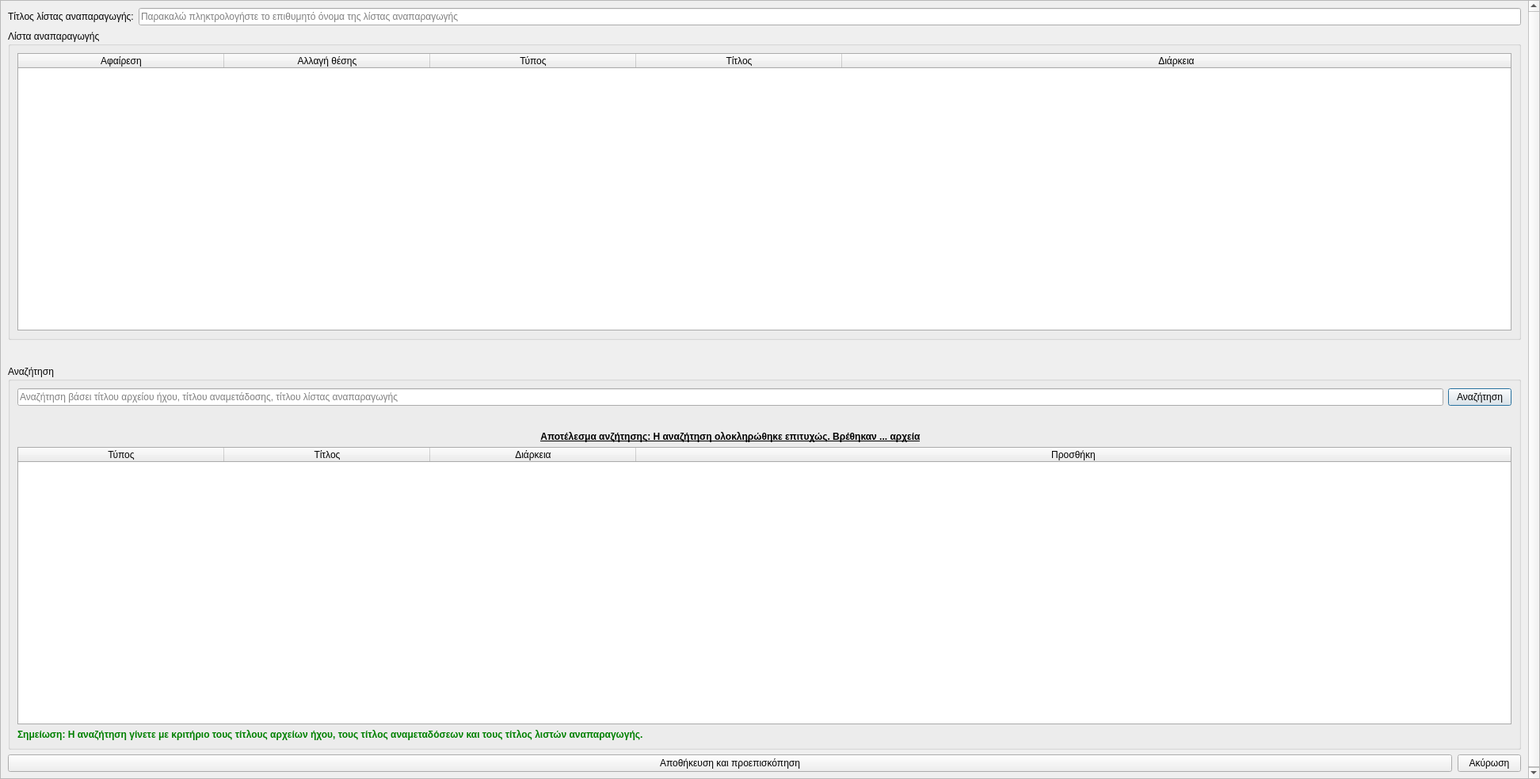
<?xml version="1.0" encoding="UTF-8"?>
<ui version="4.0">
 <class>Dialog</class>
 <widget class="QDialog" name="Dialog">
  <property name="geometry">
   <rect>
    <x>0</x>
    <y>0</y>
    <width>1944</width>
    <height>983</height>
   </rect>
  </property>
  <property name="windowTitle">
   <string>Επεξεργασία λίστας αναπαραγωγής</string>
  </property>
  <property name="windowIcon">
   <iconset resource="../../../icons.qrc">
    <normaloff>:/rest-windows/assets/images/rest-windows/edit.png</normaloff>:/rest-windows/assets/images/rest-windows/edit.png</iconset>
  </property>
  <layout class="QGridLayout" name="gridLayout">
   <property name="leftMargin">
    <number>0</number>
   </property>
   <property name="topMargin">
    <number>0</number>
   </property>
   <property name="rightMargin">
    <number>0</number>
   </property>
   <property name="bottomMargin">
    <number>0</number>
   </property>
   <item row="0" column="0">
    <widget class="QScrollArea" name="scrollArea">
     <property name="widgetResizable">
      <bool>true</bool>
     </property>
     <widget class="QWidget" name="scrollAreaWidgetContents">
      <property name="geometry">
       <rect>
        <x>0</x>
        <y>0</y>
        <width>1928</width>
        <height>1012</height>
       </rect>
      </property>
      <property name="sizePolicy">
       <sizepolicy hsizetype="Ignored" vsizetype="Preferred">
        <horstretch>0</horstretch>
        <verstretch>0</verstretch>
       </sizepolicy>
      </property>
      <layout class="QGridLayout" name="gridLayout_4">
       <item row="0" column="0">
        <widget class="QLabel" name="label">
         <property name="text">
          <string>Τίτλος λίστας αναπαραγωγής:</string>
         </property>
        </widget>
       </item>
       <item row="0" column="1">
        <widget class="QLineEdit" name="title">
         <property name="sizePolicy">
          <sizepolicy hsizetype="Expanding" vsizetype="Maximum">
           <horstretch>0</horstretch>
           <verstretch>0</verstretch>
          </sizepolicy>
         </property>
         <property name="dragEnabled">
          <bool>true</bool>
         </property>
         <property name="placeholderText">
          <string>Παρακαλώ πληκτρολογήστε το επιθυμητό όνομα της λίστας αναπαραγωγής</string>
         </property>
         <property name="clearButtonEnabled">
          <bool>true</bool>
         </property>
        </widget>
       </item>
       <item row="1" column="0" colspan="2">
        <widget class="QGroupBox" name="groupBox_2">
         <property name="minimumSize">
          <size>
           <width>0</width>
           <height>0</height>
          </size>
         </property>
         <property name="title">
          <string>Λίστα αναπαραγωγής</string>
         </property>
         <property name="flat">
          <bool>false</bool>
         </property>
         <layout class="QGridLayout" name="gridLayout_3">
          <item row="0" column="0">
           <widget class="QTableWidget" name="playlist_table">
            <property name="minimumSize">
             <size>
              <width>0</width>
              <height>350</height>
             </size>
            </property>
            <property name="styleSheet">
             <string notr="true">QTableWidget{border:1px solid #ABABAB;}</string>
            </property>
            <property name="editTriggers">
             <set>QAbstractItemView::NoEditTriggers</set>
            </property>
            <property name="alternatingRowColors">
             <bool>true</bool>
            </property>
            <property name="selectionMode">
             <enum>QAbstractItemView::SingleSelection</enum>
            </property>
            <property name="selectionBehavior">
             <enum>QAbstractItemView::SelectRows</enum>
            </property>
            <property name="sortingEnabled">
             <bool>false</bool>
            </property>
            <property name="rowCount">
             <number>0</number>
            </property>
            <attribute name="horizontalHeaderCascadingSectionResizes">
             <bool>false</bool>
            </attribute>
            <attribute name="horizontalHeaderMinimumSectionSize">
             <number>260</number>
            </attribute>
            <attribute name="horizontalHeaderHighlightSections">
             <bool>false</bool>
            </attribute>
            <attribute name="horizontalHeaderShowSortIndicator" stdset="0">
             <bool>false</bool>
            </attribute>
            <attribute name="horizontalHeaderStretchLastSection">
             <bool>true</bool>
            </attribute>
            <attribute name="verticalHeaderHighlightSections">
             <bool>false</bool>
            </attribute>
            <column>
             <property name="text">
              <string>Αφαίρεση</string>
             </property>
            </column>
            <column>
             <property name="text">
              <string>Αλλαγή θέσης</string>
             </property>
            </column>
            <column>
             <property name="text">
              <string>Τύπος</string>
             </property>
            </column>
            <column>
             <property name="text">
              <string>Τίτλος</string>
             </property>
            </column>
            <column>
             <property name="text">
              <string>Διάρκεια</string>
             </property>
            </column>
           </widget>
          </item>
         </layout>
        </widget>
       </item>
       <item row="2" column="0">
        <spacer name="verticalSpacer">
         <property name="orientation">
          <enum>Qt::Vertical</enum>
         </property>
         <property name="sizeHint" stdset="0">
          <size>
           <width>20</width>
           <height>26</height>
          </size>
         </property>
        </spacer>
       </item>
       <item row="3" column="0" colspan="2">
        <widget class="QGroupBox" name="groupBox">
         <property name="minimumSize">
          <size>
           <width>0</width>
           <height>0</height>
          </size>
         </property>
         <property name="styleSheet">
          <string notr="true"/>
         </property>
         <property name="title">
          <string>Αναζήτηση</string>
         </property>
         <property name="flat">
          <bool>false</bool>
         </property>
         <property name="checkable">
          <bool>false</bool>
         </property>
         <layout class="QGridLayout" name="gridLayout_2">
          <item row="2" column="0">
           <widget class="QLabel" name="label_3">
            <property name="styleSheet">
             <string notr="true">QLabel{font-weight:bold;text-decoration:underline;}</string>
            </property>
            <property name="text">
             <string>Αποτέλεσμα ανζήτησης: Η αναζήτηση ολοκληρώθηκε επιτυχώς. Βρέθηκαν ... αρχεία</string>
            </property>
            <property name="alignment">
             <set>Qt::AlignCenter</set>
            </property>
           </widget>
          </item>
          <item row="0" column="1">
           <widget class="QPushButton" name="search_button">
            <property name="sizePolicy">
             <sizepolicy hsizetype="Minimum" vsizetype="Maximum">
              <horstretch>0</horstretch>
              <verstretch>0</verstretch>
             </sizepolicy>
            </property>
            <property name="text">
             <string>Αναζήτηση</string>
            </property>
            <property name="icon">
             <iconset resource="../../../icons.qrc">
              <normaloff>:/main-window/assets/images/main-window/search.png</normaloff>:/main-window/assets/images/main-window/search.png</iconset>
            </property>
           </widget>
          </item>
          <item row="0" column="0">
           <widget class="QLineEdit" name="search_phrase">
            <property name="dragEnabled">
             <bool>true</bool>
            </property>
            <property name="placeholderText">
             <string>Αναζήτηση βάσει τίτλου αρχείου ήχου, τίτλου αναμετάδοσης, τίτλου λίστας αναπαραγωγής</string>
            </property>
            <property name="clearButtonEnabled">
             <bool>true</bool>
            </property>
           </widget>
          </item>
          <item row="1" column="0" colspan="2">
           <widget class="QFrame" name="frame_2">
            <property name="styleSheet">
             <string notr="true">QFrame{border:none;}</string>
            </property>
            <property name="frameShape">
             <enum>QFrame::StyledPanel</enum>
            </property>
            <property name="frameShadow">
             <enum>QFrame::Raised</enum>
            </property>
            <layout class="QHBoxLayout" name="horizontalLayout_2">
             <property name="leftMargin">
              <number>0</number>
             </property>
             <property name="topMargin">
              <number>0</number>
             </property>
             <property name="rightMargin">
              <number>0</number>
             </property>
             <property name="bottomMargin">
              <number>0</number>
             </property>
             <item>
              <spacer name="horizontalSpacer_3">
               <property name="orientation">
                <enum>Qt::Horizontal</enum>
               </property>
               <property name="sizeHint" stdset="0">
                <size>
                 <width>476</width>
                 <height>20</height>
                </size>
               </property>
              </spacer>
             </item>
             <item>
              <widget class="QLabel" name="loading_label">
               <property name="minimumSize">
                <size>
                 <width>220</width>
                 <height>0</height>
                </size>
               </property>
               <property name="maximumSize">
                <size>
                 <width>220</width>
                 <height>16777215</height>
                </size>
               </property>
               <property name="whatsThis">
                <string>Κινούμενη αναπαράσταση που ενεργοποιείτε κατά την διάρκεια της αναζήτησης</string>
               </property>
               <property name="text">
                <string/>
               </property>
              </widget>
             </item>
             <item>
              <spacer name="horizontalSpacer_4">
               <property name="orientation">
                <enum>Qt::Horizontal</enum>
               </property>
               <property name="sizeHint" stdset="0">
                <size>
                 <width>475</width>
                 <height>20</height>
                </size>
               </property>
              </spacer>
             </item>
            </layout>
           </widget>
          </item>
          <item row="3" column="0" colspan="2">
           <widget class="QTableWidget" name="results_table">
            <property name="minimumSize">
             <size>
              <width>0</width>
              <height>350</height>
             </size>
            </property>
            <property name="styleSheet">
             <string notr="true">QTableWidget{border:1px solid #ABABAB;}</string>
            </property>
            <property name="editTriggers">
             <set>QAbstractItemView::NoEditTriggers</set>
            </property>
            <property name="alternatingRowColors">
             <bool>true</bool>
            </property>
            <property name="selectionMode">
             <enum>QAbstractItemView::SingleSelection</enum>
            </property>
            <property name="selectionBehavior">
             <enum>QAbstractItemView::SelectRows</enum>
            </property>
            <property name="sortingEnabled">
             <bool>false</bool>
            </property>
            <property name="rowCount">
             <number>0</number>
            </property>
            <attribute name="horizontalHeaderCascadingSectionResizes">
             <bool>false</bool>
            </attribute>
            <attribute name="horizontalHeaderMinimumSectionSize">
             <number>260</number>
            </attribute>
            <attribute name="horizontalHeaderHighlightSections">
             <bool>false</bool>
            </attribute>
            <attribute name="horizontalHeaderShowSortIndicator" stdset="0">
             <bool>false</bool>
            </attribute>
            <attribute name="horizontalHeaderStretchLastSection">
             <bool>true</bool>
            </attribute>
            <attribute name="verticalHeaderHighlightSections">
             <bool>false</bool>
            </attribute>
            <column>
             <property name="text">
              <string>Τύπος</string>
             </property>
            </column>
            <column>
             <property name="text">
              <string>Τίτλος</string>
             </property>
            </column>
            <column>
             <property name="text">
              <string>Διάρκεια</string>
             </property>
            </column>
            <column>
             <property name="text">
              <string>Προσθήκη</string>
             </property>
            </column>
           </widget>
          </item>
          <item row="5" column="0" colspan="2">
           <widget class="QLabel" name="label_2">
            <property name="styleSheet">
             <string notr="true">QLabel{
	font-weight:bold;
	color:green;
}</string>
            </property>
            <property name="text">
             <string>Σημείωση: Η αναζήτηση γίνετε με κριτήριο τους τίτλους αρχείων ήχου, τους τίτλος αναμεταδόσεων και τους τίτλος λιστών αναπαραγωγής.</string>
            </property>
            <property name="wordWrap">
             <bool>true</bool>
            </property>
           </widget>
          </item>
         </layout>
        </widget>
       </item>
       <item row="4" column="0" colspan="2">
        <widget class="QFrame" name="frame">
         <property name="styleSheet">
          <string notr="true">QFrame{border:none;}</string>
         </property>
         <property name="frameShape">
          <enum>QFrame::StyledPanel</enum>
         </property>
         <property name="frameShadow">
          <enum>QFrame::Raised</enum>
         </property>
         <layout class="QHBoxLayout" name="horizontalLayout">
          <property name="spacing">
           <number>7</number>
          </property>
          <property name="leftMargin">
           <number>0</number>
          </property>
          <property name="topMargin">
           <number>0</number>
          </property>
          <property name="rightMargin">
           <number>0</number>
          </property>
          <property name="bottomMargin">
           <number>0</number>
          </property>
          <item>
           <widget class="QPushButton" name="save_and_preview">
            <property name="sizePolicy">
             <sizepolicy hsizetype="Expanding" vsizetype="Maximum">
              <horstretch>0</horstretch>
              <verstretch>0</verstretch>
             </sizepolicy>
            </property>
            <property name="minimumSize">
             <size>
              <width>0</width>
              <height>0</height>
             </size>
            </property>
            <property name="text">
             <string>Αποθήκευση και προεπισκόπηση</string>
            </property>
            <property name="icon">
             <iconset resource="../../../icons.qrc">
              <normaloff>:/rest-windows/assets/images/rest-windows/save.png</normaloff>:/rest-windows/assets/images/rest-windows/save.png</iconset>
            </property>
           </widget>
          </item>
          <item>
           <widget class="QPushButton" name="cancel">
            <property name="sizePolicy">
             <sizepolicy hsizetype="Minimum" vsizetype="Maximum">
              <horstretch>0</horstretch>
              <verstretch>0</verstretch>
             </sizepolicy>
            </property>
            <property name="minimumSize">
             <size>
              <width>0</width>
              <height>0</height>
             </size>
            </property>
            <property name="text">
             <string>Ακύρωση</string>
            </property>
           </widget>
          </item>
         </layout>
        </widget>
       </item>
      </layout>
     </widget>
    </widget>
   </item>
  </layout>
 </widget>
 <tabstops>
  <tabstop>scrollArea</tabstop>
  <tabstop>title</tabstop>
  <tabstop>playlist_table</tabstop>
  <tabstop>search_phrase</tabstop>
  <tabstop>search_button</tabstop>
  <tabstop>results_table</tabstop>
  <tabstop>save_and_preview</tabstop>
  <tabstop>cancel</tabstop>
 </tabstops>
 <resources>
  <include location="../../../icons.qrc"/>
 </resources>
 <connections/>
</ui>
